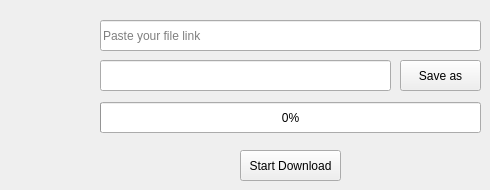
    <widget class="QWidget" name="tab_3">
     <attribute name="title">
      <string> Download File</string>
     </attribute>
     <widget class="QProgressBar" name="progressBar">
      <property name="geometry">
       <rect>
        <x>100</x>
        <y>102</y>
        <width>381</width>
        <height>31</height>
       </rect>
      </property>
      <property name="value">
       <number>0</number>
      </property>
     </widget>
     <widget class="QPushButton" name="pushButton_2">
      <property name="geometry">
       <rect>
        <x>400</x>
        <y>60</y>
        <width>81</width>
        <height>31</height>
       </rect>
      </property>
      <property name="toolTip">
       <string>Save as </string>
      </property>
      <property name="text">
       <string>Save as</string>
      </property>
     </widget>
     <widget class="QPushButton" name="pushButton">
      <property name="geometry">
       <rect>
        <x>240</x>
        <y>150</y>
        <width>101</width>
        <height>31</height>
       </rect>
      </property>
      <property name="toolTip">
       <string>Click to start download</string>
      </property>
      <property name="text">
       <string>Start Download</string>
      </property>
     </widget>
     <widget class="QLineEdit" name="lineEdit_2">
      <property name="geometry">
       <rect>
        <x>100</x>
        <y>60</y>
        <width>291</width>
        <height>31</height>
       </rect>
      </property>
     </widget>
     <widget class="QLineEdit" name="lineEdit">
      <property name="geometry">
       <rect>
        <x>100</x>
        <y>20</y>
        <width>381</width>
        <height>31</height>
       </rect>
      </property>
      <property name="placeholderText">
       <string>Paste your file link</string>
      </property>
     </widget>
    </widget>
